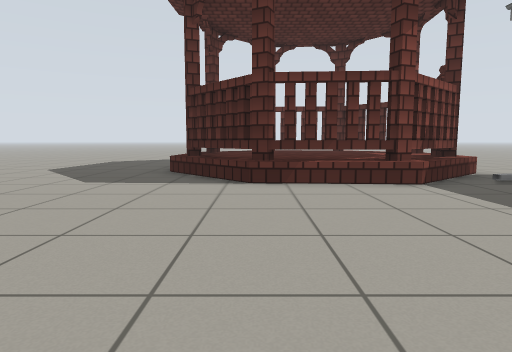
[1] (above)

24 first-person views from a walk through a Gazebo world. The camera is 0.72 m above the floor, tilts 6° down and sees 75° across. The floor is counted in squares, 1 m on a side. Each view is taken from the middle of a square. On the plan, view 1 faces up. The plan holds only what a view shows up to about 10 squares ahead; the rest is blank. The place goes on beyond the plan. Some stock models are drawn as simple stand-ins. Some surface patterns are stand-ins.

[2]
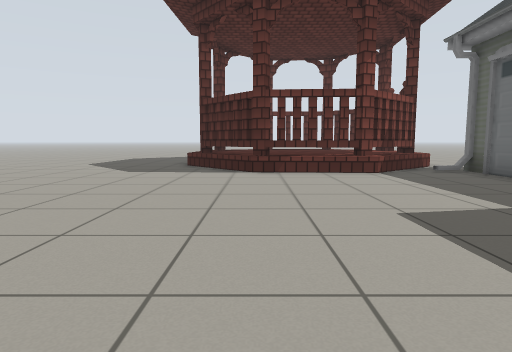

[3]
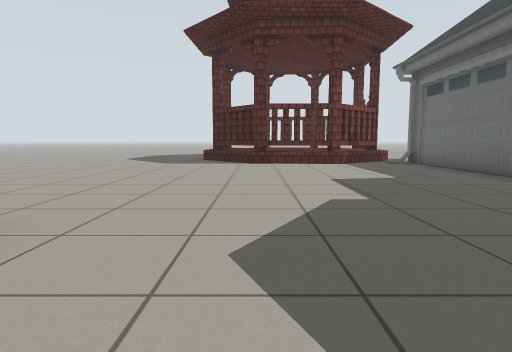

[4]
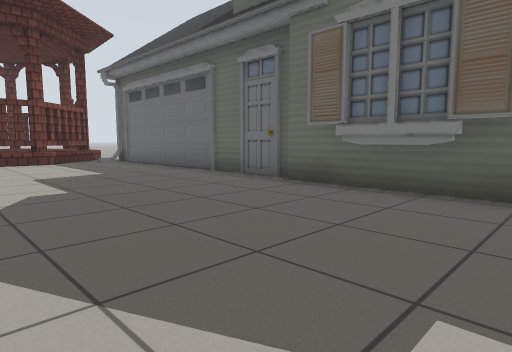

[5]
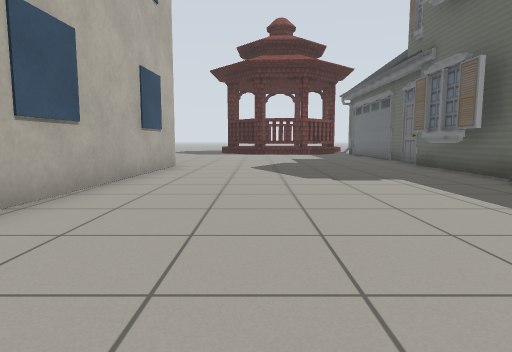

[6]
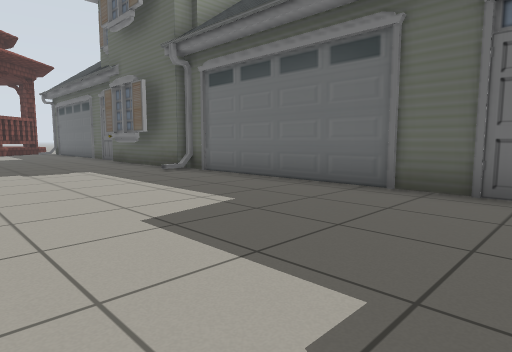

[7]
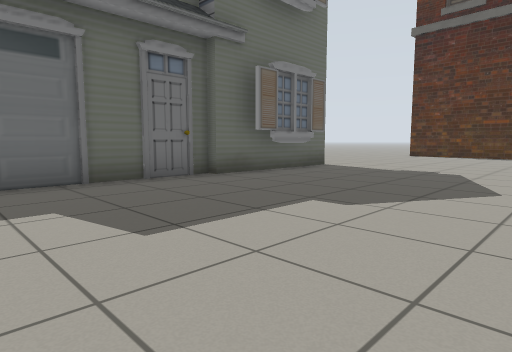

[8]
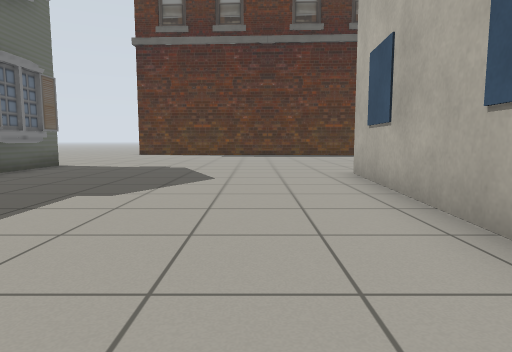

[9]
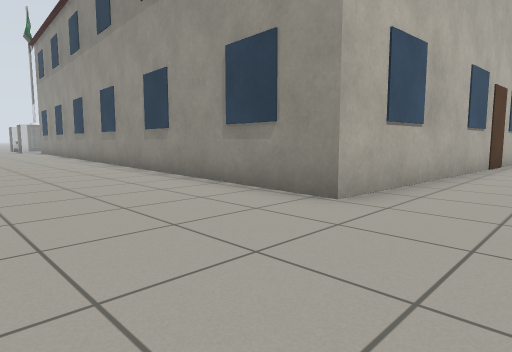

[10]
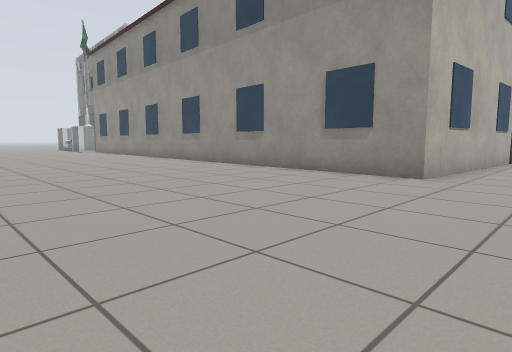

[11]
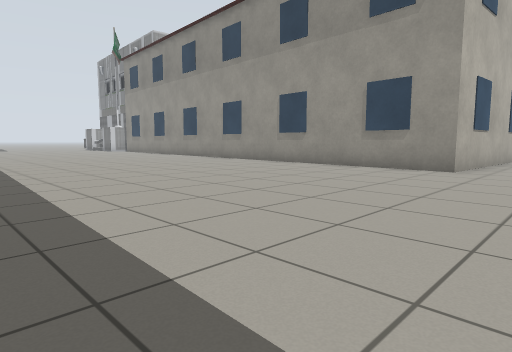

[12]
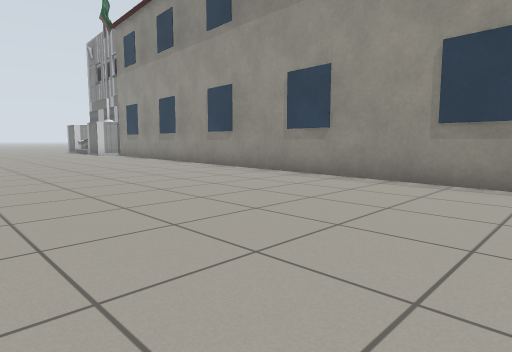

[13]
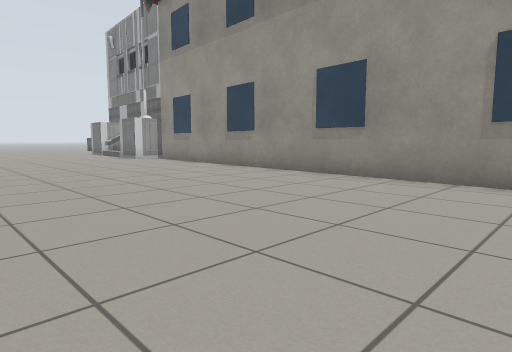

[14]
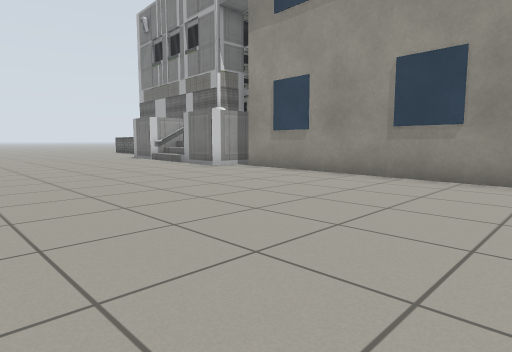

[15]
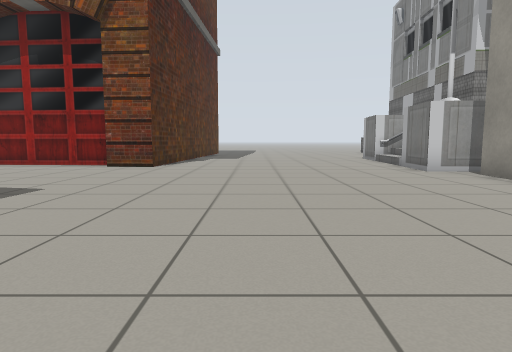

[16]
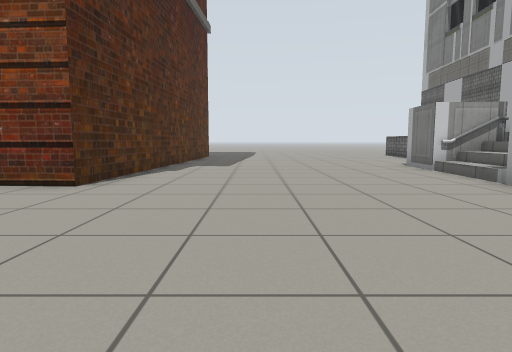

[17]
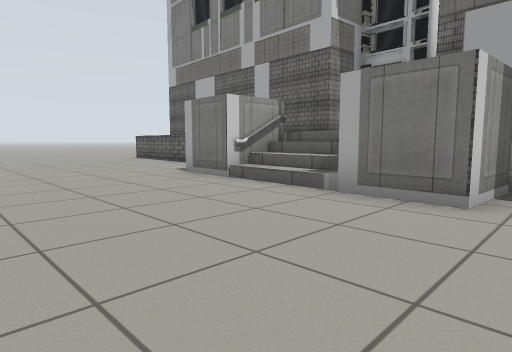

[18]
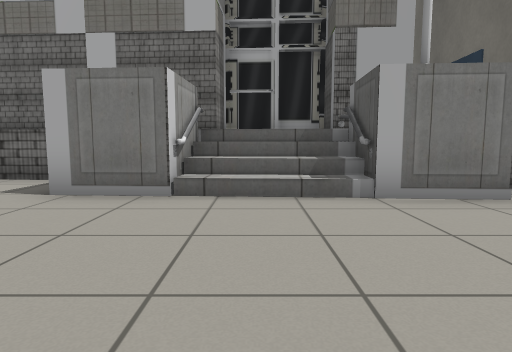

[19]
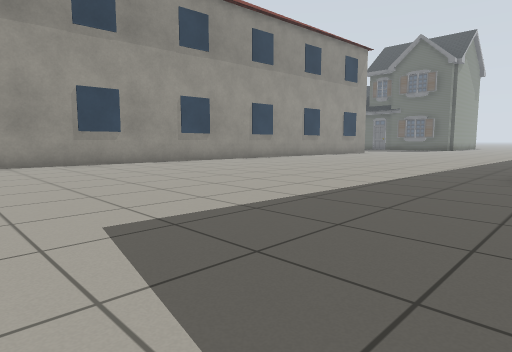

[20]
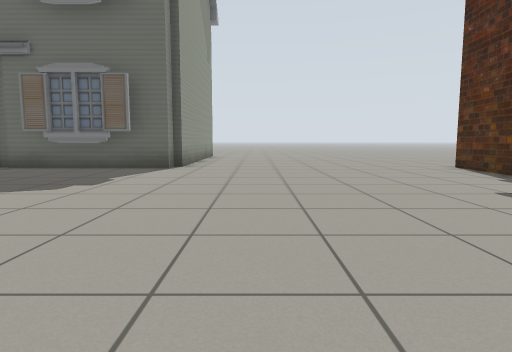

[21]
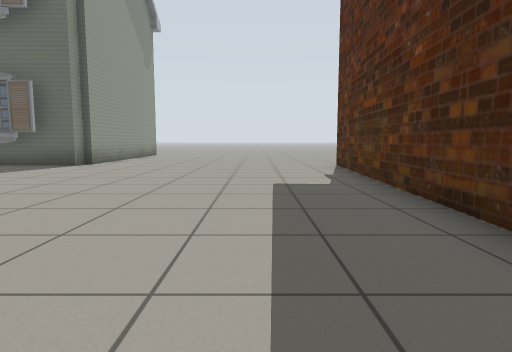

[22]
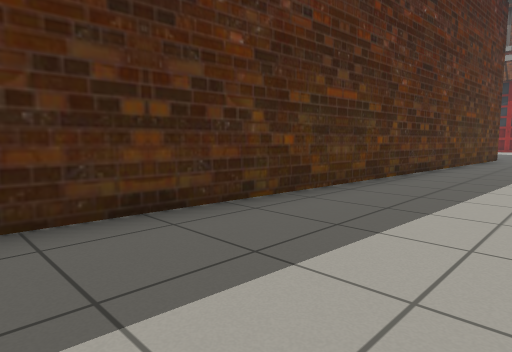

[23]
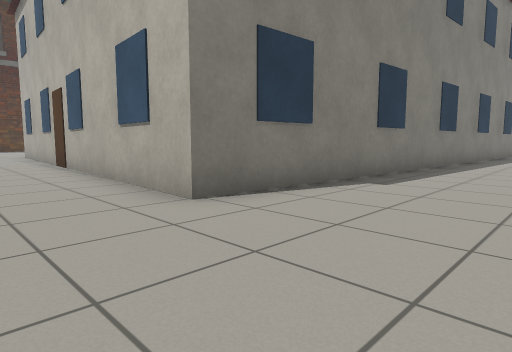

[24]
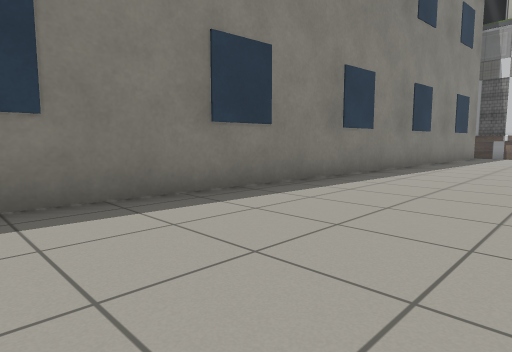

### Floor plan
Key: @ floor where view 1 was taken; # wall or solid block; . floor; P pavilion; B building; S police station; F fire station.
Columns run from 30 left of view 1 to 5 right of it. Each row starts with its distance up from view 1.
  8                        .....PPPPPPPP
  7                        ......PPPPPP.
  6                         ......PPPP.#
  5                        ............#
  4                        ............#
  3                         ...........#
  2                    ................#
  1              ......................#
  0             ..................@....#
 -1             .......................#
 -2             BBBBBBBBBBBBB..........#
 -3                          BBB.......#
 -4                            B.......#
 -5                            B.......#
 -6                            B.......#
 -7                            B.......#
 -8                            B.......#
 -9                            B.......#
-10                            B.......#
-11   SSSS                     B.......#
-12 SSS  S B                   B.......#
-13      SSB                   B.......#
-14   SSSSSB                   B.......#
-15 SSSSSSSBBBBBBBB B          B.......#
-16 ....SSS........B.BBBBBBBBBBB......##
-17 ..................................##
-18 ...................................#
-19 ....................................
-20 ....................................
-21 ....................................
-22 ....................................
-23 FFFFFF..............................
-24     F...............................
-25     F...............................
-26     F........     FFFFFFFFFFFFFF....
-27     F.                             F

Where each view was taken, in squares from view 1:
view 1: 0 up, 0 right, facing up
view 2: 2 down, 0 right, facing up
view 3: 5 down, 0 right, facing up
view 4: 6 down, 0 right, facing up-right
view 5: 12 down, 0 right, facing up
view 6: 14 down, 0 right, facing up-right
view 7: 10 down, 1 left, facing down-right
view 8: 9 down, 1 left, facing down
view 9: 20 down, 1 left, facing up-left
view 10: 23 down, 1 left, facing up-left
view 11: 25 down, 1 left, facing up-left
view 12: 22 down, 7 left, facing up-left
view 13: 22 down, 11 left, facing up-left
view 14: 22 down, 16 left, facing up-left
view 15: 20 down, 16 left, facing left
view 16: 20 down, 20 left, facing left
view 17: 20 down, 23 left, facing up-left
view 18: 20 down, 27 left, facing up
view 19: 26 down, 22 left, facing up-right
view 20: 21 down, 4 left, facing right
view 21: 24 down, 5 left, facing right
view 22: 23 down, 0 right, facing down-left
view 23: 1 up, 0 right, facing down-left
view 24: 2 up, 7 left, facing down-left
